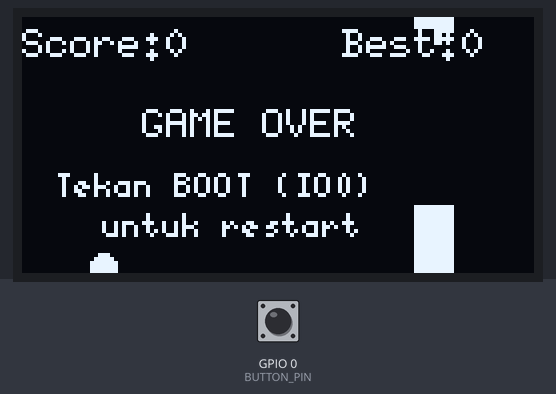
Bench run of a sketch on a simulated ESP32. Shown: 128×64 one-colour display. Inputs (shaded band) come from the test bench; at power-on: GPIO 0 (BUTTON_PIN) HIGH. Random numbers use the default seed unless the sketch sets one.

Above: at 2.7 s.
2.8 s: GPIO 0 (BUTTON_PIN) pulled LOW for 0.15 s
At 2.98 s:
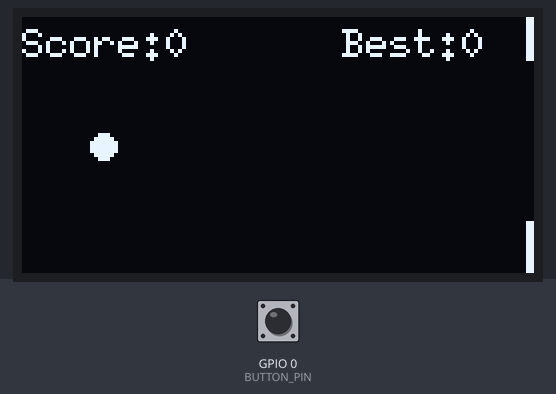
4.6 s: GPIO 0 (BUTTON_PIN) pulled LOW for 1 s
At 5.5 s:
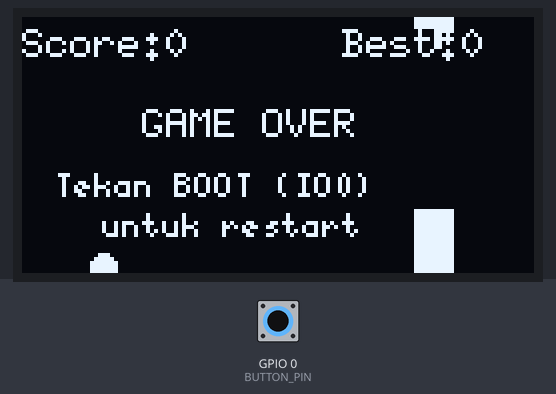
7.1 s: GPIO 0 (BUTTON_PIN) pulled LOW for 0.15 s
At 7.9 s:
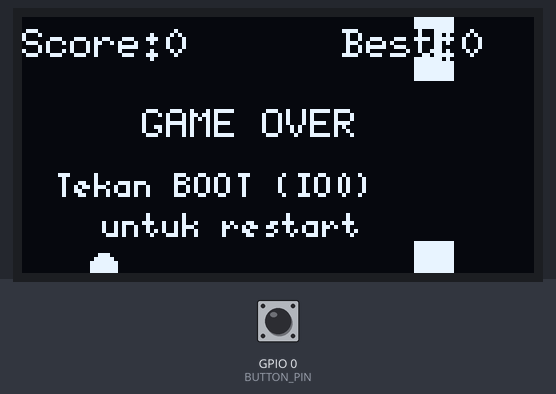
8.9 s: GPIO 0 (BUTTON_PIN) pulled LOW for 1 s
At 10.4 s:
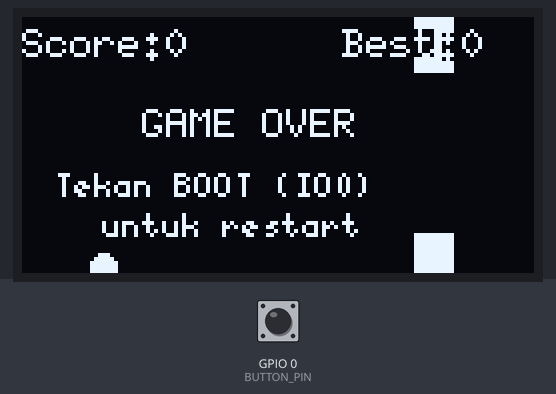
Timing chart, 0 to 11.9 s (numbered marks = the images above; inputs shaded):
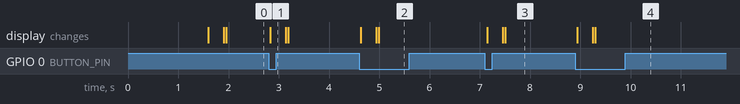

Measured:
- after the input at 2.8 s, the display: changes at once (image 1)
- after the input at 4.6 s, the display: first changes at once (image 2 shows a later state)
- after the input at 7.1 s, the display: first changes at once (image 3 shows a later state)
- after the input at 8.9 s, the display: first changes at once (image 4 shows a later state)

The sketch:

FlappyBird_ESP32_OLED_SSD1306.ino
```cpp
#include <Arduino.h>
#include <U8g2lib.h>
#include <Wire.h>

// Konstruktor sesuai permintaan
U8G2_SSD1306_128X64_NONAME_F_HW_I2C u8g2(U8G2_R0, U8X8_PIN_NONE);

// Pin tombol
const int BUTTON_PIN = 0;    // GPIO0 (BOOT button ESP32)

// Ukuran layar
const int SCREEN_W = 128;
const int SCREEN_H = 64;

// Properti burung
float birdX = 20;
float birdY = SCREEN_H / 2.0;
float birdVY = 0.0;
const float GRAVITY       = 0.25;   // percepatan jatuh
const float FLAP_STRENGTH = -3.5;   // impuls ke atas saat flap
const float MAX_FALL_SPEED = 4.5;   // batasi kecepatan jatuh
const uint8_t BIRD_R = 3;           // radius burung (lingkaran kecil)

// Properti pipa
float pipeX = SCREEN_W;
int   gapY  = 20;                   // posisi atas gap
const int PIPE_W     = 10;
const int GAP_H      = 40;          // tinggi celah burung lewat
const int PIPE_SPEED = 2;

// Skor
int score = 0;
int bestScore = 0;
bool passedPipe = false;            // supaya skor hanya nambah sekali per pipa

// Status game
bool gameOver = false;

// Tombol (untuk deteksi falling edge)
int lastButtonState = HIGH;

// Timing
unsigned long lastUpdate = 0;
const uint16_t FRAME_INTERVAL = 20; // ~50 FPS (20 ms per frame)

void resetGame()
{
  birdX = 20;
  birdY = SCREEN_H / 2.0;
  birdVY = 0.0;

  pipeX = SCREEN_W;
  // random posisi gap
  int minGapTop = 6;
  int maxGapTop = SCREEN_H - GAP_H - 6;
  gapY = random(minGapTop, maxGapTop);

  score = 0;
  passedPipe = false;
  gameOver = false;
}

void setup()
{
  Serial.begin(115200);

  pinMode(BUTTON_PIN, INPUT_PULLUP);  // tombol aktif LOW

  u8g2.begin();
  u8g2.clearBuffer();
  u8g2.setFont(u8g2_font_6x10_tf);

  // Seed random dari hardware RNG ESP32
  randomSeed(esp_random());

  resetGame();

  // Layar intro singkat
  u8g2.clearBuffer();
  u8g2.drawStr(10, 20, "Flappy Bird ESP32");
  u8g2.drawStr(8, 40, "Tekan BOOT (IO0)");
  u8g2.drawStr(8, 52, "untuk mulai");
  u8g2.sendBuffer();
  delay(1500);

  lastUpdate = millis();
}

void updatePhysics()
{
  // Update kecepatan & posisi burung
  birdVY += GRAVITY;
  if (birdVY > MAX_FALL_SPEED) birdVY = MAX_FALL_SPEED;
  birdY  += birdVY;

  // Gerakkan pipa ke kiri
  pipeX -= PIPE_SPEED;
  if (pipeX + PIPE_W < 0) {
    // Pipa keluar layar, spawn ulang di kanan
    pipeX = SCREEN_W;
    int minGapTop = 6;
    int maxGapTop = SCREEN_H - GAP_H - 6;
    gapY = random(minGapTop, maxGapTop);
    passedPipe = false;
  }

  // Cek skor (burung berhasil lewat pipa)
  if (!passedPipe && (pipeX + PIPE_W) < (birdX - BIRD_R)) {
    score++;
    passedPipe = true;
    if (score > bestScore) bestScore = score;
  }

  // Cek collision dengan batas atas/bawah
  if (birdY - BIRD_R < 0 || birdY + BIRD_R >= SCREEN_H) {
    gameOver = true;
  }

  // Cek collision dengan pipa
  bool withinPipeX = (birdX + BIRD_R >= pipeX) && (birdX - BIRD_R <= pipeX + PIPE_W);
  if (withinPipeX) {
    bool insideGapY = (birdY - BIRD_R >= gapY) && (birdY + BIRD_R <= gapY + GAP_H);
    if (!insideGapY) {
      gameOver = true;
    }
  }
}

void handleInput()
{
  int currentState = digitalRead(BUTTON_PIN);

  // Deteksi tepi: HIGH -> LOW (tombol baru ditekan)
  bool pressed = (lastButtonState == HIGH && currentState == LOW);
  lastButtonState = currentState;

  if (pressed) {
    if (gameOver) {
      // Restart game
      resetGame();
    } else {
      // Flap: beri impuls ke atas
      birdVY = FLAP_STRENGTH;
    }
  }
}

void drawGame()
{
  u8g2.clearBuffer();

  // Gambar pipa atas
  u8g2.drawBox((int)pipeX, 0, PIPE_W, gapY);
  // Gambar pipa bawah
  u8g2.drawBox((int)pipeX, gapY + GAP_H, PIPE_W, SCREEN_H - (gapY + GAP_H));

  // Gambar burung (lingkaran kecil)
  u8g2.drawDisc((int)birdX, (int)birdY, BIRD_R);

  // Tampilkan skor
  char buf[20];
  u8g2.setFont(u8g2_font_6x10_tf);

  snprintf(buf, sizeof(buf), "Score:%d", score);
  u8g2.drawStr(0, 10, buf);

  snprintf(buf, sizeof(buf), "Best:%d", bestScore);
  u8g2.drawStr(80, 10, buf);

  if (gameOver) {
    u8g2.setFont(u8g2_font_6x12_tf);
    u8g2.drawStr(30, 30, "GAME OVER");
    u8g2.setFont(u8g2_font_5x8_tf);
    u8g2.drawStr(8, 45, "Tekan BOOT (IO0)");
    u8g2.drawStr(20, 55, "untuk restart");
  }

  u8g2.sendBuffer();
}

void loop()
{
  unsigned long now = millis();
  if (now - lastUpdate < FRAME_INTERVAL) {
    // batasi frame rate
    return;
  }
  lastUpdate = now;

  handleInput();

  if (!gameOver) {
    updatePhysics();
  }

  drawGame();
}
```
